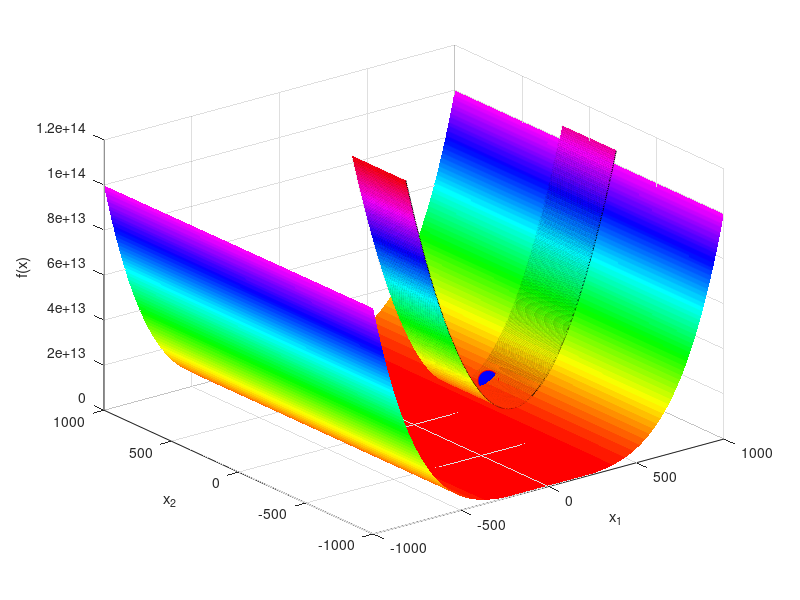

Here is the MATLAB script that generated this plot:
clc
clear


% This section prints the Rosenbrock function and the approximation
% parboloid w.r.t. a generic starting point, (which is the function that has to be
% minimized at the first step)


x0=500;
y0=100;

f_Rosenbrock = @(x) 100*(x(2)-x(1)^2)^2 + (1-x(1))^2;

gradf_Rosenbrock = @(x) [400*x(1)^3 - 400*x(1)*x(2) + 2*x(1) - 2 ; 200*( x(2) - x(1)^2 )];

Hessianf_Rosenbrock = @(x) [ 1200*x(1)^2 - 400*x(2) + 2 , -400*x(1); -400*x(1) , 200];


f= @(x,y)100*(y-x.^2).^2 + (1-x).^2;
gradf= @(x,y) [-400*x.*(y-x.^2)-2*(1-x); 200*(y-x.^2)];
hessf= @(x,y) [-400*(y-x.^2)+800*x.^2 , -400*x ; -400*x , 200];


[Xfunz,Yfunz]= meshgrid(linspace(-1000,1000,1000),linspace(-1000,1000,1000));
[Xdis,Ydis]= meshgrid(linspace(-200,1000,500),linspace(-200,200,500));
Zdis= f(Xfunz,Yfunz);
 


surf(Xfunz,Yfunz,Zdis)
shading interp;         % Applica un'ombreggiatura continua
colormap(hsv);          % Applica il colormap "parula"
xlabel('x_1');
ylabel('x_2');
zlabel('f(x)');
hold on;

plot3(x0, y0, f(x0,y0), 'ro', 'MarkerSize', 15, 'MarkerFaceColor', 'b');

hold on;

fxk=f(x0,y0);
grad=gradf(x0,y0);
a=grad(1);
b=grad(2);
px=Xdis-x0;
py=Ydis-y0;
apx=a*px;
bpy=b*py;
gradp=apx+bpy;
pianotang=fxk+gradp;

% surf(Xdis,Ydis,pianotang)
% shading interp;         % Applica un'ombreggiatura continua
% colormap(jet); 

hold on;



hess=hessf(x0,y0);
e=hess(1,1);
g=hess(1,2);
c=hess(2,1);
d=hess(2,2);

hessp= px.*px*e+px.*py*c+px.*px*g+py.*py*d;

parabolatang=pianotang+hessp;

surf(Xdis,Ydis,parabolatang)
% shading interp;         % Applica un'ombreggiatura continua
% colormap(gray);

